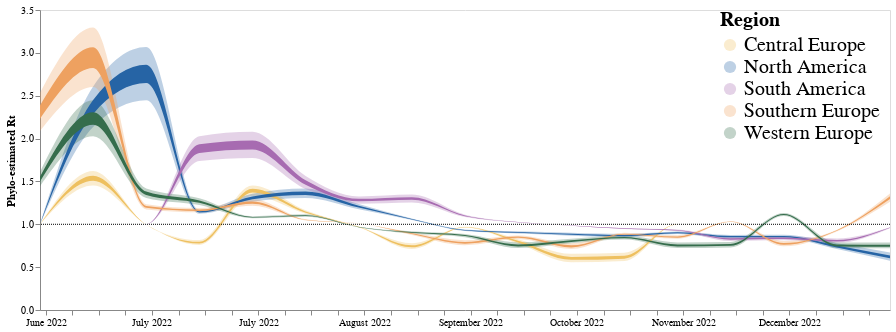

Write notebook code for a chart like this one.
### Code cell
line2 = alt.Chart(summary_rt_local_and_intro_df, ).mark_area(interpolate='monotone', opacity = 1 ,color = "#f58518").encode(
    alt.X('date:T', axis=alt.Axis(title="", grid=False,format="%B %Y")),
    alt.Y('lower_hpd_log_50',axis=alt.Axis(title="Phylo-estimated Rt", grid=False)),# scale=alt.Scale(domain=(0.6, 1.3))),
    alt.Y2('upper_hpd_log_50' ),
    alt.Color("deme",legend=alt.Legend(title= "Region",offset = -170, labelFontSize = 20, titleFontSize = 20, symbolSize = 150))
).properties(
    width=850,
    height=300
).transform_filter(
   (datum.lower_hpd_log_50 >0) #& (datum.upper_hpd_log_50 < 4)
)
band2 = alt.Chart(summary_rt_local_and_intro_df).mark_area(
    opacity=0.3, interpolate='monotone', color = "#f58518"
).encode(
    alt.X('date:T', axis=alt.Axis(title="", grid=False,format="%B %Y")),
    alt.Y('lower_hpd_log_95', axis=alt.Axis(title="Phylo-estimated Rt", grid=False)),# scale=alt.Scale(domain=(0.6, 1.3))),
    alt.Y2('upper_hpd_log_95'), 
    alt.Color("deme",  scale=alt.Scale(range=range_))
).properties(
    width=850,
    height=300
).transform_filter(
    (datum.lower_hpd_log_95 >0) #& (datum.upper_hpd_log_95 < 4)
)

phlyo_rt_plot = band2 + line2 +one_line
phlyo_rt_plot

### Figure 1 — Vega-Lite specification as saved in the notebook (floating-point values rounded to 4 significant figures)
{"config": {"view": {"continuousWidth": 400, "continuousHeight": 300}}, "layer": [{"mark": {"type": "area", "color": "#f58518", "interpolate": "monotone", "opacity": 0.3}, "encoding": {"color": {"field": "deme", "scale": {"range": ["#EEC060", "#2664A5", "#A76BB1", "#EEA160", "#356D4C"]}, "type": "nominal"}, "x": {"axis": {"format": "%B %Y", "grid": false, "title": ""}, "field": "date", "type": "temporal"}, "y": {"axis": {"grid": false, "title": "Phylo-estimated Rt"}, "field": "lower_hpd_log_95", "type": "quantitative"}, "y2": {"field": "upper_hpd_log_95"}}, "height": 300, "transform": [{"filter": "(datum.lower_hpd_log_95 > 0)"}], "width": 850}, {"mark": {"type": "area", "color": "#f58518", "interpolate": "monotone", "opacity": 1}, "encoding": {"color": {"field": "deme", "legend": {"labelFontSize": 20, "offset": -170, "symbolSize": 150, "title": "Region", "titleFontSize": 20}, "type": "nominal"}, "x": {"axis": {"format": "%B %Y", "grid": false, "title": ""}, "field": "date", "type": "temporal"}, "y": {"axis": {"grid": false, "title": "Phylo-estimated Rt"}, "field": "lower_hpd_log_50", "type": "quantitative"}, "y2": {"field": "upper_hpd_log_50"}}, "height": 300, "transform": [{"filter": "(datum.lower_hpd_log_50 > 0)"}], "width": 850}, {"data": {"name": "data-0f80976e06af035141dd0a0f11df9332"}, "mark": {"type": "rule", "strokeDash": [1, 1]}, "encoding": {"y": {"field": "y", "type": "quantitative"}}, "height": 300, "width": 850}], "data": {"name": "data-85ce4c60948bed43c42f725a218bad01"}, "$schema": "https://vega.github.io/schema/vega-lite/v4.17.0.json", "datasets": {"data-85ce4c60948bed43c42f725a218bad01": [{"deme": "Central Europe", "interval": "0", "mean_percent": 1.0, "upper_hpd_log_95": 1.0, "lower_hpd_log_95": 1.0, "upper_hpd_log_50": 1.0, "lower_hpd_log_50": 1.0, "days": -10.5, "date": "2023-01-13 12:00:00"}, {"deme": "Central Europe", "interval": "2", "mean_percent": 1.0, "upper_hpd_log_95": 1.0, "lower_hpd_log_95": 1.0, "upper_hpd_log_50": 1.0, "lower_hpd_log_50": 1.0, "days": 3.5, "date": "2022-12-30 12:00:00"}, {"deme": "Central Europe", "interval": "4", "mean_percent": 1.0, "upper_hpd_log_95": 1.0, "lower_hpd_log_95": 1.0, "upper_hpd_log_50": 1.0, "lower_hpd_log_50": 1.0, "days": 17.5, "date": "2022-12-16 12:00:00"}, {"deme": "Central Europe", "interval": "6", "mean_percent": 1.0, "upper_hpd_log_95": 1.0, "lower_hpd_log_95": 1.0, "upper_hpd_log_50": 1.0, "lower_hpd_log_50": 1.0, "days": 31.5, "date": "2022-12-02 12:00:00"}, {"deme": "Central Europe", "interval": "8", "mean_percent": 1.0, "upper_hpd_log_95": 1.0, "lower_hpd_log_95": 1.0, "upper_hpd_log_50": 1.0, "lower_hpd_log_50": 1.0, "days": 45.5, "date": "2022-11-18 12:00:00"}, {"deme": "Central Europe", "interval": "10", "mean_percent": 0.6187, "upper_hpd_log_95": 0.6686, "lower_hpd_log_95": 0.5714, "upper_hpd_log_50": 0.6327, "lower_hpd_log_50": 0.599, "days": 59.5, "date": "2022-11-04 12:00:00"}, {"deme": "Central Europe", "interval": "12", "mean_percent": 0.6052, "upper_hpd_log_95": 0.6567, "lower_hpd_log_95": 0.5566, "upper_hpd_log_50": 0.6196, "lower_hpd_log_50": 0.5849, "days": 73.5, "date": "2022-10-21 12:00:00"}, {"deme": "Central Europe", "interval": "14", "mean_percent": 0.7989, "upper_hpd_log_95": 0.8267, "lower_hpd_log_95": 0.7722, "upper_hpd_log_50": 0.8068, "lower_hpd_log_50": 0.7879, "days": 87.5, "date": "2022-10-07 12:00:00"}, {"deme": "Central Europe", "interval": "16", "mean_percent": 0.9672, "upper_hpd_log_95": 0.9719, "lower_hpd_log_95": 0.9627, "upper_hpd_log_50": 0.9689, "lower_hpd_log_50": 0.9657, "days": 101.5, "date": "2022-09-23 12:00:00"}, {"deme": "Central Europe", "interval": "18", "mean_percent": 0.7447, "upper_hpd_log_95": 0.7795, "lower_hpd_log_95": 0.7115, "upper_hpd_log_50": 0.7546, "lower_hpd_log_50": 0.731, "days": 115.5, "date": "2022-09-09 12:00:00"}, {"deme": "Central Europe", "interval": "20", "mean_percent": 0.969, "upper_hpd_log_95": 0.9734, "lower_hpd_log_95": 0.9646, "upper_hpd_log_50": 0.9705, "lower_hpd_log_50": 0.9675, "days": 129.5, "date": "2022-08-26 12:00:00"}, {"deme": "Central Europe", "interval": "22", "mean_percent": 1.143, "upper_hpd_log_95": 1.164, "lower_hpd_log_95": 1.122, "upper_hpd_log_50": 1.15, "lower_hpd_log_50": 1.135, "days": 143.5, "date": "2022-08-12 12:00:00"}, {"deme": "Central Europe", "interval": "24", "mean_percent": 1.393, "upper_hpd_log_95": 1.452, "lower_hpd_log_95": 1.332, "upper_hpd_log_50": 1.413, "lower_hpd_log_50": 1.371, "days": 157.5, "date": "2022-07-29 12:00:00"}, {"deme": "Central Europe", "interval": "26", "mean_percent": 0.7865, "upper_hpd_log_95": 0.8159, "lower_hpd_log_95": 0.7583, "upper_hpd_log_50": 0.7948, "lower_hpd_log_50": 0.7748, "days": 171.5, "date": "2022-07-15 12:00:00"}, {"deme": "Central Europe", "interval": "28", "mean_percent": 0.9954, "upper_hpd_log_95": 0.996, "lower_hpd_log_95": 0.9947, "upper_hpd_log_50": 0.9956, "lower_hpd_log_50": 0.9951, "days": 185.5, "date": "2022-07-01 12:00:00"}, {"deme": "Central Europe", "interval": "30", "mean_percent": 1.537, "upper_hpd_log_95": 1.62, "lower_hpd_log_95": 1.452, "upper_hpd_log_50": 1.565, "lower_hpd_log_50": 1.507, "days": 199.5, "date": "2022-06-17 12:00:00"}, {"deme": "Central Europe", "interval": "32", "mean_percent": 1.0, "upper_hpd_log_95": 1.0, "lower_hpd_log_95": 1.0, "upper_hpd_log_50": 1.0, "lower_hpd_log_50": 1.0, "days": 213.5, "date": "2022-06-03 12:00:00"}, {"deme": "North America", "interval": "0", "mean_percent": 0.6223, "upper_hpd_log_95": 0.6718, "lower_hpd_log_95": 0.5754, "upper_hpd_log_50": 0.6362, "lower_hpd_log_50": 0.6028, "days": -10.5, "date": "2023-01-13 12:00:00"}, {"deme": "North America", "interval": "2", "mean_percent": 0.7439, "upper_hpd_log_95": 0.7788, "lower_hpd_log_95": 0.7106, "upper_hpd_log_50": 0.7538, "lower_hpd_log_50": 0.7302, "days": 3.5, "date": "2022-12-30 12:00:00"}, {"deme": "North America", "interval": "4", "mean_percent": 0.8566, "upper_hpd_log_95": 0.8767, "lower_hpd_log_95": 0.8372, "upper_hpd_log_50": 0.8637, "lower_hpd_log_50": 0.85, "days": 17.5, "date": "2022-12-16 12:00:00"}, {"deme": "North America", "interval": "6", "mean_percent": 0.855, "upper_hpd_log_95": 0.8753, "lower_hpd_log_95": 0.8354, "upper_hpd_log_50": 0.8622, "lower_hpd_log_50": 0.8484, "days": 31.5, "date": "2022-12-02 12:00:00"}, {"deme": "North America", "interval": "8", "mean_percent": 0.9012, "upper_hpd_log_95": 0.9152, "lower_hpd_log_95": 0.8877, "upper_hpd_log_50": 0.9062, "lower_hpd_log_50": 0.8966, "days": 45.5, "date": "2022-11-18 12:00:00"}, {"deme": "North America", "interval": "10", "mean_percent": 0.8676, "upper_hpd_log_95": 0.8862, "lower_hpd_log_95": 0.8496, "upper_hpd_log_50": 0.8742, "lower_hpd_log_50": 0.8615, "days": 59.5, "date": "2022-11-04 12:00:00"}, {"deme": "North America", "interval": "12", "mean_percent": 0.8836, "upper_hpd_log_95": 0.9, "lower_hpd_log_95": 0.8677, "upper_hpd_log_50": 0.8894, "lower_hpd_log_50": 0.8782, "days": 73.5, "date": "2022-10-21 12:00:00"}, {"deme": "North America", "interval": "14", "mean_percent": 0.9046, "upper_hpd_log_95": 0.9182, "lower_hpd_log_95": 0.8916, "upper_hpd_log_50": 0.9094, "lower_hpd_log_50": 0.9002, "days": 87.5, "date": "2022-10-07 12:00:00"}, {"deme": "North America", "interval": "16", "mean_percent": 0.9307, "upper_hpd_log_95": 0.9406, "lower_hpd_log_95": 0.9212, "upper_hpd_log_50": 0.9342, "lower_hpd_log_50": 0.9275, "days": 101.5, "date": "2022-09-23 12:00:00"}, {"deme": "North America", "interval": "18", "mean_percent": 1.059, "upper_hpd_log_95": 1.068, "lower_hpd_log_95": 1.051, "upper_hpd_log_50": 1.062, "lower_hpd_log_50": 1.056, "days": 115.5, "date": "2022-09-09 12:00:00"}, {"deme": "North America", "interval": "20", "mean_percent": 1.206, "upper_hpd_log_95": 1.236, "lower_hpd_log_95": 1.175, "upper_hpd_log_50": 1.216, "lower_hpd_log_50": 1.194, "days": 129.5, "date": "2022-08-26 12:00:00"}, {"deme": "North America", "interval": "22", "mean_percent": 1.363, "upper_hpd_log_95": 1.418, "lower_hpd_log_95": 1.307, "upper_hpd_log_50": 1.382, "lower_hpd_log_50": 1.343, "days": 143.5, "date": "2022-08-12 12:00:00"}, {"deme": "North America", "interval": "24", "mean_percent": 1.31, "upper_hpd_log_95": 1.356, "lower_hpd_log_95": 1.263, "upper_hpd_log_50": 1.326, "lower_hpd_log_50": 1.293, "days": 157.5, "date": "2022-07-29 12:00:00"}, {"deme": "North America", "interval": "26", "mean_percent": 1.145, "upper_hpd_log_95": 1.166, "lower_hpd_log_95": 1.123, "upper_hpd_log_50": 1.152, "lower_hpd_log_50": 1.137, "days": 171.5, "date": "2022-07-15 12:00:00"}, {"deme": "North America", "interval": "28", "mean_percent": 2.76, "upper_hpd_log_95": 3.068, "lower_hpd_log_95": 2.448, "upper_hpd_log_50": 2.862, "lower_hpd_log_50": 2.647, "days": 185.5, "date": "2022-07-01 12:00:00"}, {"deme": "North America", "interval": "30", "mean_percent": 2.373, "upper_hpd_log_95": 2.606, "lower_hpd_log_95": 2.136, "upper_hpd_log_50": 2.451, "lower_hpd_log_50": 2.288, "days": 199.5, "date": "2022-06-17 12:00:00"}, {"deme": "North America", "interval": "32", "mean_percent": 1.0, "upper_hpd_log_95": 1.0, "lower_hpd_log_95": 1.0, "upper_hpd_log_50": 1.0, "lower_hpd_log_50": 1.0, "days": 213.5, "date": "2022-06-03 12:00:00"}, {"deme": "South America", "interval": "0", "mean_percent": 0.9603, "upper_hpd_log_95": 0.966, "lower_hpd_log_95": 0.9547, "upper_hpd_log_50": 0.9623, "lower_hpd_log_50": 0.9584, "days": -10.5, "date": "2023-01-13 12:00:00"}, {"deme": "South America", "interval": "2", "mean_percent": 0.809, "upper_hpd_log_95": 0.8355, "lower_hpd_log_95": 0.7836, "upper_hpd_log_50": 0.8166, "lower_hpd_log_50": 0.7985, "days": 3.5, "date": "2022-12-30 12:00:00"}, {"deme": "South America", "interval": "4", "mean_percent": 0.8367, "upper_hpd_log_95": 0.8595, "lower_hpd_log_95": 0.8147, "upper_hpd_log_50": 0.8447, "lower_hpd_log_50": 0.8292, "days": 17.5, "date": "2022-12-16 12:00:00"}, {"deme": "South America", "interval": "6", "mean_percent": 0.8291, "upper_hpd_log_95": 0.8529, "lower_hpd_log_95": 0.8062, "upper_hpd_log_50": 0.8368, "lower_hpd_log_50": 0.8206, "days": 31.5, "date": "2022-12-02 12:00:00"}, {"deme": "South America", "interval": "8", "mean_percent": 0.9296, "upper_hpd_log_95": 0.9396, "lower_hpd_log_95": 0.9199, "upper_hpd_log_50": 0.9331, "lower_hpd_log_50": 0.9263, "days": 45.5, "date": "2022-11-18 12:00:00"}, {"deme": "South America", "interval": "10", "mean_percent": 0.9507, "upper_hpd_log_95": 0.9577, "lower_hpd_log_95": 0.9438, "upper_hpd_log_50": 0.9532, "lower_hpd_log_50": 0.9483, "days": 59.5, "date": "2022-11-04 12:00:00"}, {"deme": "South America", "interval": "12", "mean_percent": 0.985, "upper_hpd_log_95": 0.9872, "lower_hpd_log_95": 0.9829, "upper_hpd_log_50": 0.9858, "lower_hpd_log_50": 0.9843, "days": 73.5, "date": "2022-10-21 12:00:00"}, {"deme": "South America", "interval": "14", "mean_percent": 1.024, "upper_hpd_log_95": 1.028, "lower_hpd_log_95": 1.021, "upper_hpd_log_50": 1.026, "lower_hpd_log_50": 1.023, "days": 87.5, "date": "2022-10-07 12:00:00"}, {"deme": "South America", "interval": "16", "mean_percent": 1.098, "upper_hpd_log_95": 1.113, "lower_hpd_log_95": 1.084, "upper_hpd_log_50": 1.103, "lower_hpd_log_50": 1.093, "days": 101.5, "date": "2022-09-23 12:00:00"}, {"deme": "South America", "interval": "18", "mean_percent": 1.301, "upper_hpd_log_95": 1.347, "lower_hpd_log_95": 1.255, "upper_hpd_log_50": 1.317, "lower_hpd_log_50": 1.285, "days": 115.5, "date": "2022-09-09 12:00:00"}, {"deme": "South America", "interval": "20", "mean_percent": 1.283, "upper_hpd_log_95": 1.326, "lower_hpd_log_95": 1.24, "upper_hpd_log_50": 1.297, "lower_hpd_log_50": 1.268, "days": 129.5, "date": "2022-08-26 12:00:00"}, {"deme": "South America", "interval": "22", "mean_percent": 1.489, "upper_hpd_log_95": 1.564, "lower_hpd_log_95": 1.411, "upper_hpd_log_50": 1.514, "lower_hpd_log_50": 1.461, "days": 143.5, "date": "2022-08-12 12:00:00"}, {"deme": "South America", "interval": "24", "mean_percent": 1.928, "upper_hpd_log_95": 2.079, "lower_hpd_log_95": 1.774, "upper_hpd_log_50": 1.979, "lower_hpd_log_50": 1.873, "days": 157.5, "date": "2022-07-29 12:00:00"}, {"deme": "South America", "interval": "26", "mean_percent": 1.885, "upper_hpd_log_95": 2.028, "lower_hpd_log_95": 1.738, "upper_hpd_log_50": 1.933, "lower_hpd_log_50": 1.832, "days": 171.5, "date": "2022-07-15 12:00:00"}, {"deme": "South America", "interval": "28", "mean_percent": 1.0, "upper_hpd_log_95": 1.0, "lower_hpd_log_95": 1.0, "upper_hpd_log_50": 1.0, "lower_hpd_log_50": 1.0, "days": 185.5, "date": "2022-07-01 12:00:00"}, {"deme": "South America", "interval": "30", "mean_percent": 1.0, "upper_hpd_log_95": 1.0, "lower_hpd_log_95": 1.0, "upper_hpd_log_50": 1.0, "lower_hpd_log_50": 1.0, "days": 199.5, "date": "2022-06-17 12:00:00"}, {"deme": "South America", "interval": "32", "mean_percent": 1.0, "upper_hpd_log_95": 1.0, "lower_hpd_log_95": 1.0, "upper_hpd_log_50": 1.0, "lower_hpd_log_50": 1.0, "days": 213.5, "date": "2022-06-03 12:00:00"}, {"deme": "Southern Europe", "interval": "0", "mean_percent": 1.311, "upper_hpd_log_95": 1.358, "lower_hpd_log_95": 1.263, "upper_hpd_log_50": 1.327, "lower_hpd_log_50": 1.294, "days": -10.5, "date": "2023-01-13 12:00:00"}, {"deme": "Southern Europe", "interval": "2", "mean_percent": 0.9273, "upper_hpd_log_95": 0.9377, "lower_hpd_log_95": 0.9173, "upper_hpd_log_50": 0.931, "lower_hpd_log_50": 0.9239, "days": 3.5, "date": "2022-12-30 12:00:00"}, {"deme": "Southern Europe", "interval": "4", "mean_percent": 0.7729, "upper_hpd_log_95": 0.8041, "lower_hpd_log_95": 0.7431, "upper_hpd_log_50": 0.7818, "lower_hpd_log_50": 0.7606, "days": 17.5, "date": "2022-12-16 12:00:00"}, {"deme": "Southern Europe", "interval": "6", "mean_percent": 1.03, "upper_hpd_log_95": 1.034, "lower_hpd_log_95": 1.025, "upper_hpd_log_50": 1.031, "lower_hpd_log_50": 1.028, "days": 31.5, "date": "2022-12-02 12:00:00"}, {"deme": "Southern Europe", "interval": "8", "mean_percent": 0.8501, "upper_hpd_log_95": 0.8711, "lower_hpd_log_95": 0.8299, "upper_hpd_log_50": 0.8575, "lower_hpd_log_50": 0.8432, "days": 45.5, "date": "2022-11-18 12:00:00"}, {"deme": "Southern Europe", "interval": "10", "mean_percent": 0.8851, "upper_hpd_log_95": 0.9014, "lower_hpd_log_95": 0.8695, "upper_hpd_log_50": 0.8909, "lower_hpd_log_50": 0.8798, "days": 59.5, "date": "2022-11-04 12:00:00"}, {"deme": "Southern Europe", "interval": "12", "mean_percent": 0.7442, "upper_hpd_log_95": 0.7791, "lower_hpd_log_95": 0.7109, "upper_hpd_log_50": 0.7541, "lower_hpd_log_50": 0.7305, "days": 73.5, "date": "2022-10-21 12:00:00"}, {"deme": "Southern Europe", "interval": "14", "mean_percent": 0.8486, "upper_hpd_log_95": 0.8698, "lower_hpd_log_95": 0.8283, "upper_hpd_log_50": 0.8561, "lower_hpd_log_50": 0.8417, "days": 87.5, "date": "2022-10-07 12:00:00"}, {"deme": "Southern Europe", "interval": "16", "mean_percent": 0.7851, "upper_hpd_log_95": 0.8147, "lower_hpd_log_95": 0.7568, "upper_hpd_log_50": 0.7936, "lower_hpd_log_50": 0.7734, "days": 101.5, "date": "2022-09-23 12:00:00"}, {"deme": "Southern Europe", "interval": "18", "mean_percent": 0.8907, "upper_hpd_log_95": 0.9061, "lower_hpd_log_95": 0.8757, "upper_hpd_log_50": 0.8961, "lower_hpd_log_50": 0.8856, "days": 115.5, "date": "2022-09-09 12:00:00"}, {"deme": "Southern Europe", "interval": "20", "mean_percent": 1.011, "upper_hpd_log_95": 1.013, "lower_hpd_log_95": 1.01, "upper_hpd_log_50": 1.012, "lower_hpd_log_50": 1.011, "days": 129.5, "date": "2022-08-26 12:00:00"}, {"deme": "Southern Europe", "interval": "22", "mean_percent": 1.052, "upper_hpd_log_95": 1.059, "lower_hpd_log_95": 1.044, "upper_hpd_log_50": 1.054, "lower_hpd_log_50": 1.049, "days": 143.5, "date": "2022-08-12 12:00:00"}, {"deme": "Southern Europe", "interval": "24", "mean_percent": 1.255, "upper_hpd_log_95": 1.292, "lower_hpd_log_95": 1.216, "upper_hpd_log_50": 1.267, "lower_hpd_log_50": 1.241, "days": 157.5, "date": "2022-07-29 12:00:00"}, {"deme": "Southern Europe", "interval": "26", "mean_percent": 1.165, "upper_hpd_log_95": 1.189, "lower_hpd_log_95": 1.14, "upper_hpd_log_50": 1.173, "lower_hpd_log_50": 1.156, "days": 171.5, "date": "2022-07-15 12:00:00"}, {"deme": "Southern Europe", "interval": "28", "mean_percent": 1.204, "upper_hpd_log_95": 1.234, "lower_hpd_log_95": 1.173, "upper_hpd_log_50": 1.214, "lower_hpd_log_50": 1.193, "days": 185.5, "date": "2022-07-01 12:00:00"}, {"deme": "Southern Europe", "interval": "30", "mean_percent": 2.951, "upper_hpd_log_95": 3.296, "lower_hpd_log_95": 2.601, "upper_hpd_log_50": 3.065, "lower_hpd_log_50": 2.824, "days": 199.5, "date": "2022-06-17 12:00:00"}, {"deme": "Southern Europe", "interval": "32", "mean_percent": 2.313, "upper_hpd_log_95": 2.535, "lower_hpd_log_95": 2.087, "upper_hpd_log_50": 2.387, "lower_hpd_log_50": 2.232, "days": 213.5, "date": "2022-06-03 12:00:00"}, {"deme": "Western Europe", "interval": "0", "mean_percent": 0.7524, "upper_hpd_log_95": 0.7862, "lower_hpd_log_95": 0.72, "upper_hpd_log_50": 0.762, "lower_hpd_log_50": 0.739, "days": -10.5, "date": "2023-01-13 12:00:00"}, {"deme": "Western Europe", "interval": "2", "mean_percent": 0.7554, "upper_hpd_log_95": 0.7888, "lower_hpd_log_95": 0.7234, "upper_hpd_log_50": 0.7649, "lower_hpd_log_50": 0.7422, "days": 3.5, "date": "2022-12-30 12:00:00"}, {"deme": "Western Europe", "interval": "4", "mean_percent": 1.115, "upper_hpd_log_95": 1.132, "lower_hpd_log_95": 1.098, "upper_hpd_log_50": 1.121, "lower_hpd_log_50": 1.109, "days": 17.5, "date": "2022-12-16 12:00:00"}, {"deme": "Western Europe", "interval": "6", "mean_percent": 0.7614, "upper_hpd_log_95": 0.7941, "lower_hpd_log_95": 0.7302, "upper_hpd_log_50": 0.7707, "lower_hpd_log_50": 0.7485, "days": 31.5, "date": "2022-12-02 12:00:00"}, {"deme": "Western Europe", "interval": "8", "mean_percent": 0.7549, "upper_hpd_log_95": 0.7884, "lower_hpd_log_95": 0.7229, "upper_hpd_log_50": 0.7644, "lower_hpd_log_50": 0.7417, "days": 45.5, "date": "2022-11-18 12:00:00"}, {"deme": "Western Europe", "interval": "10", "mean_percent": 0.8429, "upper_hpd_log_95": 0.8648, "lower_hpd_log_95": 0.8217, "upper_hpd_log_50": 0.8506, "lower_hpd_log_50": 0.8357, "days": 59.5, "date": "2022-11-04 12:00:00"}, {"deme": "Western Europe", "interval": "12", "mean_percent": 0.805, "upper_hpd_log_95": 0.832, "lower_hpd_log_95": 0.7791, "upper_hpd_log_50": 0.8127, "lower_hpd_log_50": 0.7943, "days": 73.5, "date": "2022-10-21 12:00:00"}, {"deme": "Western Europe", "interval": "14", "mean_percent": 0.7552, "upper_hpd_log_95": 0.7886, "lower_hpd_log_95": 0.7231, "upper_hpd_log_50": 0.7646, "lower_hpd_log_50": 0.7419, "days": 87.5, "date": "2022-10-07 12:00:00"}, {"deme": "Western Europe", "interval": "16", "mean_percent": 0.868, "upper_hpd_log_95": 0.8865, "lower_hpd_log_95": 0.8501, "upper_hpd_log_50": 0.8745, "lower_hpd_log_50": 0.8619, "days": 101.5, "date": "2022-09-23 12:00:00"}, {"deme": "Western Europe", "interval": "18", "mean_percent": 0.9046, "upper_hpd_log_95": 0.9182, "lower_hpd_log_95": 0.8916, "upper_hpd_log_50": 0.9094, "lower_hpd_log_50": 0.9002, "days": 115.5, "date": "2022-09-09 12:00:00"}, {"deme": "Western Europe", "interval": "20", "mean_percent": 0.968, "upper_hpd_log_95": 0.9726, "lower_hpd_log_95": 0.9635, "upper_hpd_log_50": 0.9696, "lower_hpd_log_50": 0.9665, "days": 129.5, "date": "2022-08-26 12:00:00"}, {"deme": "Western Europe", "interval": "22", "mean_percent": 1.102, "upper_hpd_log_95": 1.117, "lower_hpd_log_95": 1.087, "upper_hpd_log_50": 1.107, "lower_hpd_log_50": 1.097, "days": 143.5, "date": "2022-08-12 12:00:00"}, {"deme": "Western Europe", "interval": "24", "mean_percent": 1.082, "upper_hpd_log_95": 1.094, "lower_hpd_log_95": 1.07, "upper_hpd_log_50": 1.086, "lower_hpd_log_50": 1.078, "days": 157.5, "date": "2022-07-29 12:00:00"}, {"deme": "Western Europe", "interval": "26", "mean_percent": 1.265, "upper_hpd_log_95": 1.304, "lower_hpd_log_95": 1.224, "upper_hpd_log_50": 1.278, "lower_hpd_log_50": 1.25, "days": 171.5, "date": "2022-07-15 12:00:00"}, {"deme": "Western Europe", "interval": "28", "mean_percent": 1.363, "upper_hpd_log_95": 1.418, "lower_hpd_log_95": 1.306, "upper_hpd_log_50": 1.382, "lower_hpd_log_50": 1.343, "days": 185.5, "date": "2022-07-01 12:00:00"}, {"deme": "Western Europe", "interval": "30", "mean_percent": 2.239, "upper_hpd_log_95": 2.447, "lower_hpd_log_95": 2.027, "upper_hpd_log_50": 2.308, "lower_hpd_log_50": 2.163, "days": 199.5, "date": "2022-06-17 12:00:00"}, {"deme": "Western Europe", "interval": "32", "mean_percent": 1.528, "upper_hpd_log_95": 1.61, "lower_hpd_log_95": 1.444, "upper_hpd_log_50": 1.556, "lower_hpd_log_50": 1.498, "days": 213.5, "date": "2022-06-03 12:00:00"}], "data-0f80976e06af035141dd0a0f11df9332": [{"y": 1.0}]}}
